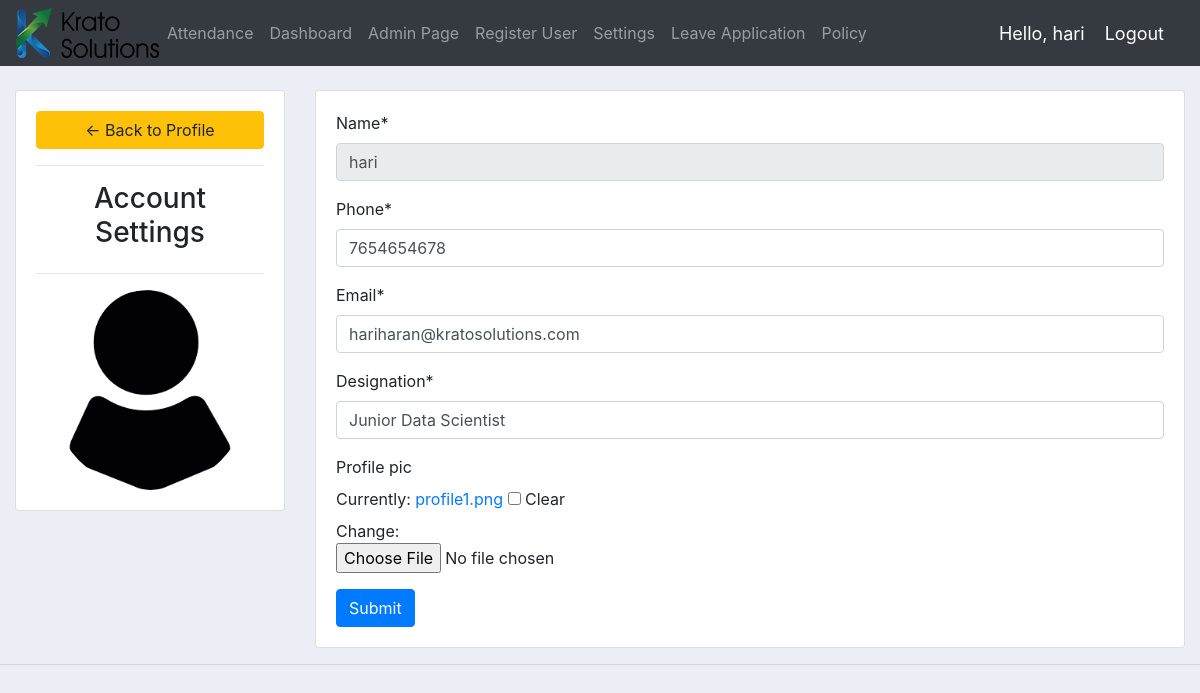
Page /account/ (signed in) on the committed database.
### accounts/models.py (models this page shows, shortened)
class Customer(models.Model):
	user = models.OneToOneField(User, null=True, blank=True, on_delete=models.CASCADE)
	name = models.CharField(max_length=200, null=True)
	phone = models.CharField(max_length=200, null=True)
	email = models.EmailField(max_length=200, null=True)
	designation = models.CharField(max_length=200, null=True)
	profile_pic = models.ImageField(default="profile1.png", null=True, blank=True)
	date_of_join = models.DateTimeField(auto_now_add=True, null=True)
	date_of_birth = models.DateTimeField(auto_now_add=True, null=True)
	date_created = models.DateTimeField(auto_now_add=True, null=True)

### accounts/views.py (the view)
# urls.py: path('account/', views.accountSettings, name="account"),
@login_required(login_url='login')
def accountSettings(request):
	customer = request.user.customer
	form = CustomerForm(instance=customer)
	if request.method == 'POST':
		form = CustomerForm(request.POST, request.FILES,instance=customer)
		if form.is_valid():
			form.save()
	context = {'form':form}
	return render(request, 'accounts/account_settings.html', context)

### accounts/forms.py
class CustomerForm(ModelForm):
	def __init__(self, *args, **kwargs):
		super(CustomerForm, self).__init__(*args, **kwargs)
		self.fields['name'].widget.attrs['readonly'] = True
	class Meta:
		model = Customer
		fields = '__all__'
		exclude = ['user']

### accounts/templates/accounts/account_settings.html (shortened to what this page needs)
{%  extends 'accounts/main.html' %}
{% load static %}
{% load crispy_forms_tags %}
{% block content %}
<br>
<div class="row">
	<div class="col-md-3">
		<div class="card card-body">
			<a class="btn btn-warning" href="{% url 'attendance' %}"> &#8592; Back to Profile</a>
			<hr>
			<h3 style="text-align: center">Account Settings</h3>
			<hr>
			<img class="profile-pic" src="{{request.user.customer.profile_pic.url}}" >
		</div>
	</div>
	<div class="col-md-9">
		<div class="card card-body">
			<form method="POST" action="" enctype="multipart/form-data">
				{{form|crispy}}
			<input class="btn btn-primary" type="submit" name="Update Information">
			</form>
		</div>
	</div>
</div>
{% endblock %}

### accounts/templates/accounts/navbar.html (shortened to what this page needs)
{% load static %}
<nav class="navbar navbar-expand-lg navbar-dark bg-dark">
 <img src="{% static 'images/logo.png' %}">
  <div class="collapse navbar-collapse" id="navbarNav">
    <ul class="navbar-nav">
      {% if request.user.is_staff %}
      <li class="nav-item">
        <a class="nav-link" href="{% url 'attendance' %}">Attendance</a>
      </li>
      <li class="nav-item">
        <a class="nav-link" href="{% url 'home' %}">Dashboard</a>
      </li>
      <li class="nav-item">
        <a class="nav-link" href="{% url 'admin:index' %}">Admin Page</a>
      </li>
      <li class="nav-item">
        <a class="nav-link" href="{% url 'register' %}">Register User</a>
      </li>
      <li class="nav-item">
        <a class="nav-link" href="{% url 'account' %}">Settings</a>
      </li>
      <li class="nav-item">
        <a class="nav-link" href="{% url 'leave_application' %}">Leave Application</a>
      </li>
      <li class="nav-item">
        <a class="nav-link" href="{% url 'DownloadPdf' %}">Policy</a>
      </li>
      {% endif %}
    </ul>
  </div>
  <span class="hello-msg">Hello, {{request.user}}</span>
  <span ><a  class="hello-msg" href="{% url 'logout' %}">Logout</a></span>
</nav>

### static/css/main.css (style rules this page uses)
body { background-color: #ebeff5; }

### accounts/templates/accounts/navbar.html (style rules this page uses)
.hello-msg { font-size: 18px; color: #fff; margin-right: 20px; }

### accounts/templates/accounts/account_settings.html (style rules this page uses)
.profile-pic { max-width: 200px; max-height:200px; margin: 0 auto; border-radius: 50%; }

### rows in the picture
Customer: name "hari", phone "7654654678", email "hariharan@kratosolutions.com", designation "Junior Data Scientist"

### other values in the picture
{{ request.user }} "hari"
